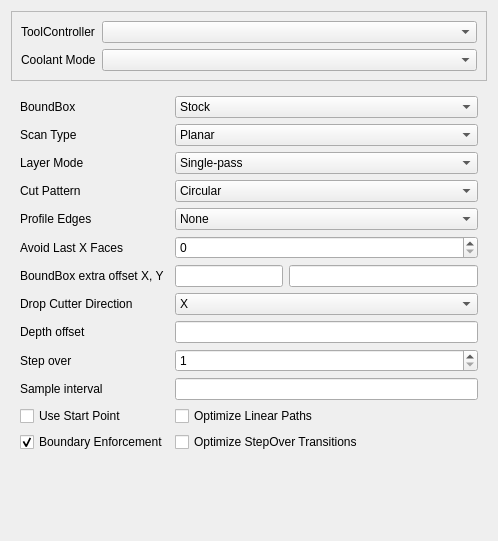
<?xml version="1.0" encoding="UTF-8"?>
<ui version="4.0">
 <class>Form</class>
 <widget class="QWidget" name="Form">
  <property name="geometry">
   <rect>
    <x>0</x>
    <y>0</y>
    <width>498</width>
    <height>541</height>
   </rect>
  </property>
  <property name="windowTitle">
   <string>Form</string>
  </property>
  <layout class="QGridLayout" name="gridLayout_2">
   <item row="0" column="0">
    <widget class="QFrame" name="frame_2">
     <property name="frameShape">
      <enum>QFrame::StyledPanel</enum>
     </property>
     <property name="frameShadow">
      <enum>QFrame::Raised</enum>
     </property>
     <layout class="QFormLayout" name="formLayout">
      <item row="0" column="0">
       <widget class="QLabel" name="toolController_label">
        <property name="text">
         <string>ToolController</string>
        </property>
       </widget>
      </item>
      <item row="0" column="1">
       <widget class="QComboBox" name="toolController">
        <property name="toolTip">
         <string notr="true">&lt;html&gt;&lt;head/&gt;&lt;body&gt;&lt;p&gt;The tool and its settings to be used for this operation.&lt;/p&gt;&lt;/body&gt;&lt;/html&gt;</string>
        </property>
       </widget>
      </item>
      <item row="1" column="0">
       <widget class="QLabel" name="coolantController_label">
        <property name="text">
         <string>Coolant Mode</string>
        </property>
       </widget>
      </item>
      <item row="1" column="1">
       <widget class="QComboBox" name="coolantController">
        <property name="toolTip">
         <string notr="true">&lt;html&gt;&lt;head/&gt;&lt;body&gt;&lt;p&gt;The tool and its settings to be used for this operation.&lt;/p&gt;&lt;/body&gt;&lt;/html&gt;</string>
        </property>
       </widget>
      </item>
     </layout>
    </widget>
   </item>
   <item row="1" column="0">
    <widget class="QWidget" name="widget" native="true">
     <layout class="QGridLayout" name="gridLayout">
      <item row="3" column="0">
       <widget class="QLabel" name="cutPattern_label">
        <property name="text">
         <string>Cut Pattern</string>
        </property>
       </widget>
      </item>
      <item row="12" column="0">
       <widget class="QLabel" name="sampleInterval_label">
        <property name="text">
         <string>Sample interval</string>
        </property>
       </widget>
      </item>
      <item row="6" column="1" colspan="2">
       <layout class="QHBoxLayout" name="horizontalLayout">
        <item>
         <widget class="Gui::InputField" name="boundBoxExtraOffsetX">
          <property name="sizePolicy">
           <sizepolicy hsizetype="Minimum" vsizetype="Preferred">
            <horstretch>0</horstretch>
            <verstretch>0</verstretch>
           </sizepolicy>
          </property>
          <property name="toolTip">
           <string>&lt;html&gt;&lt;head/&gt;&lt;body&gt;&lt;p&gt;Additional offset to the selected bounding box along the X axis.&quot;&lt;/p&gt;&lt;/body&gt;&lt;/html&gt;</string>
          </property>
          <property name="unit" stdset="0">
           <string notr="true">mm</string>
          </property>
         </widget>
        </item>
        <item>
         <widget class="Gui::InputField" name="boundBoxExtraOffsetY">
          <property name="toolTip">
           <string>&lt;html&gt;&lt;head/&gt;&lt;body&gt;&lt;p&gt;Additional offset to the selected bounding box along the Y axis.&quot;&lt;/p&gt;&lt;/body&gt;&lt;/html&gt;</string>
          </property>
          <property name="unit" stdset="0">
           <string notr="true">mm</string>
          </property>
         </widget>
        </item>
       </layout>
      </item>
      <item row="12" column="1" colspan="2">
       <widget class="Gui::InputField" name="sampleInterval">
        <property name="toolTip">
         <string>&lt;html&gt;&lt;head/&gt;&lt;body&gt;&lt;p&gt;Set the sampling resolution. Smaller values quickly increase processing time.&lt;/p&gt;&lt;/body&gt;&lt;/html&gt;</string>
        </property>
        <property name="unit" stdset="0">
         <string notr="true">mm</string>
        </property>
       </widget>
      </item>
      <item row="14" column="1">
       <widget class="QCheckBox" name="optimizeEnabled">
        <property name="toolTip">
         <string>&lt;html&gt;&lt;head/&gt;&lt;body&gt;&lt;p&gt;Enable optimization of linear paths (co-linear points). Removes unnecessary co-linear points from G-Code output.&lt;/p&gt;&lt;/body&gt;&lt;/html&gt;</string>
        </property>
        <property name="text">
         <string>Optimize Linear Paths</string>
        </property>
       </widget>
      </item>
      <item row="0" column="0">
       <widget class="QLabel" name="boundBoxSelect_label">
        <property name="text">
         <string>BoundBox</string>
        </property>
       </widget>
      </item>
      <item row="0" column="1" colspan="2">
       <widget class="QComboBox" name="boundBoxSelect">
        <property name="toolTip">
         <string notr="true">&lt;html&gt;&lt;head/&gt;&lt;body&gt;&lt;p&gt;Select the overall boundary for the operation.&lt;/p&gt;&lt;/body&gt;&lt;/html&gt;</string>
        </property>
        <item>
         <property name="text">
          <string>Stock</string>
         </property>
        </item>
        <item>
         <property name="text">
          <string>BaseBoundBox</string>
         </property>
        </item>
       </widget>
      </item>
      <item row="15" column="1">
       <widget class="QCheckBox" name="optimizeStepOverTransitions">
        <property name="toolTip">
         <string>&lt;html&gt;&lt;head/&gt;&lt;body&gt;&lt;p&gt;Enable separate optimization of transitions between, and breaks within, each step over path.&lt;/p&gt;&lt;/body&gt;&lt;/html&gt;</string>
        </property>
        <property name="text">
         <string>Optimize StepOver Transitions</string>
        </property>
       </widget>
      </item>
      <item row="4" column="1" colspan="2">
       <widget class="QComboBox" name="profileEdges">
        <property name="toolTip">
         <string notr="true">&lt;html&gt;&lt;head/&gt;&lt;body&gt;&lt;p&gt;Profile the edges of the selection.&lt;/p&gt;&lt;/body&gt;&lt;/html&gt;</string>
        </property>
        <item>
         <property name="text">
          <string>None</string>
         </property>
        </item>
        <item>
         <property name="text">
          <string>Only</string>
         </property>
        </item>
        <item>
         <property name="text">
          <string>First</string>
         </property>
        </item>
        <item>
         <property name="text">
          <string>Last</string>
         </property>
        </item>
       </widget>
      </item>
      <item row="10" column="0">
       <widget class="QLabel" name="stepOver_label">
        <property name="text">
         <string>Step over</string>
        </property>
       </widget>
      </item>
      <item row="3" column="1" colspan="2">
       <widget class="QComboBox" name="cutPattern">
        <property name="toolTip">
         <string notr="true">&lt;html&gt;&lt;head/&gt;&lt;body&gt;&lt;p&gt;Set the geometric clearing pattern to use for the operation.&lt;/p&gt;&lt;/body&gt;&lt;/html&gt;</string>
        </property>
        <item>
         <property name="text">
          <string>Circular</string>
         </property>
        </item>
        <item>
         <property name="text">
          <string>CircularZigZag</string>
         </property>
        </item>
        <item>
         <property name="text">
          <string>Line</string>
         </property>
        </item>
        <item>
         <property name="text">
          <string>Offset</string>
         </property>
        </item>
        <item>
         <property name="text">
          <string>Spiral</string>
         </property>
        </item>
        <item>
         <property name="text">
          <string>ZigZag</string>
         </property>
        </item>
       </widget>
      </item>
      <item row="1" column="1" colspan="2">
       <widget class="QComboBox" name="scanType">
        <property name="toolTip">
         <string notr="true">&lt;html&gt;&lt;head/&gt;&lt;body&gt;&lt;p&gt;Planar: Flat, 3D surface scan.  Rotational: 4th-axis rotational scan.&lt;/p&gt;&lt;/body&gt;&lt;/html&gt;</string>
        </property>
        <item>
         <property name="text">
          <string>Planar</string>
         </property>
        </item>
        <item>
         <property name="text">
          <string>Rotational</string>
         </property>
        </item>
       </widget>
      </item>
      <item row="6" column="0">
       <widget class="QLabel" name="boundBoxExtraOffset_label">
        <property name="text">
         <string>BoundBox extra offset X, Y</string>
        </property>
       </widget>
      </item>
      <item row="9" column="0">
       <widget class="QLabel" name="depthOffset_label">
        <property name="text">
         <string>Depth offset</string>
        </property>
       </widget>
      </item>
      <item row="2" column="1" colspan="2">
       <widget class="QComboBox" name="layerMode">
        <property name="toolTip">
         <string notr="true">&lt;html&gt;&lt;head/&gt;&lt;body&gt;&lt;p&gt;Complete the operation in a single pass at depth, or mulitiple passes to final depth.&lt;/p&gt;&lt;/body&gt;&lt;/html&gt;</string>
        </property>
        <item>
         <property name="text">
          <string>Single-pass</string>
         </property>
        </item>
        <item>
         <property name="text">
          <string>Multi-pass</string>
         </property>
        </item>
       </widget>
      </item>
      <item row="2" column="0">
       <widget class="QLabel" name="layerMode_label">
        <property name="text">
         <string>Layer Mode</string>
        </property>
       </widget>
      </item>
      <item row="1" column="0">
       <widget class="QLabel" name="scanType_label">
        <property name="text">
         <string>Scan Type</string>
        </property>
       </widget>
      </item>
      <item row="8" column="1" colspan="2">
       <widget class="QComboBox" name="dropCutterDirSelect">
        <property name="toolTip">
         <string notr="true">&lt;html&gt;&lt;head/&gt;&lt;body&gt;&lt;p&gt;Dropcutter lines are created parallel to this axis.&lt;/p&gt;&lt;/body&gt;&lt;/html&gt;</string>
        </property>
        <item>
         <property name="text">
          <string>X</string>
         </property>
        </item>
        <item>
         <property name="text">
          <string>Y</string>
         </property>
        </item>
       </widget>
      </item>
      <item row="9" column="1" colspan="2">
       <widget class="Gui::InputField" name="depthOffset">
        <property name="toolTip">
         <string>&lt;html&gt;&lt;head/&gt;&lt;body&gt;&lt;p&gt;Set the Z-axis depth offset from the target surface.&lt;/p&gt;&lt;/body&gt;&lt;/html&gt;</string>
        </property>
        <property name="unit" stdset="0">
         <string notr="true">mm</string>
        </property>
       </widget>
      </item>
      <item row="8" column="0">
       <widget class="QLabel" name="dropCutterDirSelect_label">
        <property name="text">
         <string>Drop Cutter Direction</string>
        </property>
       </widget>
      </item>
      <item row="14" column="0">
       <widget class="QCheckBox" name="useStartPoint">
        <property name="toolTip">
         <string>&lt;html&gt;&lt;head/&gt;&lt;body&gt;&lt;p&gt;Make True, if specifying a Start Point&lt;/p&gt;&lt;/body&gt;&lt;/html&gt;</string>
        </property>
        <property name="text">
         <string>Use Start Point</string>
        </property>
       </widget>
      </item>
      <item row="5" column="1" colspan="2">
       <widget class="QSpinBox" name="avoidLastX_Faces">
        <property name="toolTip">
         <string>&lt;html&gt;&lt;head/&gt;&lt;body&gt;&lt;p&gt;Avoid cutting the last 'N' faces in the Base Geometry list of selected faces.&lt;/p&gt;&lt;/body&gt;&lt;/html&gt;</string>
        </property>
       </widget>
      </item>
      <item row="4" column="0">
       <widget class="QLabel" name="profileEdges_label">
        <property name="text">
         <string>Profile Edges</string>
        </property>
       </widget>
      </item>
      <item row="5" column="0">
       <widget class="QLabel" name="avoidLastX_Faces_label">
        <property name="text">
         <string>Avoid Last X Faces</string>
        </property>
       </widget>
      </item>
      <item row="10" column="1" colspan="2">
       <widget class="QSpinBox" name="stepOver">
        <property name="toolTip">
         <string>&lt;html&gt;&lt;head/&gt;&lt;body&gt;&lt;p&gt;The amount by which the tool is laterally displaced on each cycle of the pattern, specified in percent of the tool diameter.&lt;/p&gt;&lt;p&gt;A step over of 100% results in no overlap between two different cycles.&lt;/p&gt;&lt;/body&gt;&lt;/html&gt;</string>
        </property>
        <property name="minimum">
         <number>1</number>
        </property>
        <property name="maximum">
         <number>100</number>
        </property>
       </widget>
      </item>
      <item row="15" column="0">
       <widget class="QCheckBox" name="boundaryEnforcement">
        <property name="toolTip">
         <string>&lt;html&gt;&lt;head/&gt;&lt;body&gt;&lt;p&gt;If true, the cutter will remain inside the boundaries of the model or selected face(s)&lt;/p&gt;&lt;/body&gt;&lt;/html&gt;</string>
        </property>
        <property name="text">
         <string>Boundary Enforcement</string>
        </property>
        <property name="checked">
         <bool>true</bool>
        </property>
       </widget>
      </item>
     </layout>
    </widget>
   </item>
   <item row="2" column="0">
    <spacer name="verticalSpacer">
     <property name="orientation">
      <enum>Qt::Vertical</enum>
     </property>
     <property name="sizeHint" stdset="0">
      <size>
       <width>20</width>
       <height>40</height>
      </size>
     </property>
    </spacer>
   </item>
  </layout>
 </widget>
 <customwidgets>
  <customwidget>
   <class>Gui::InputField</class>
   <extends>QLineEdit</extends>
   <header>Gui/InputField.h</header>
  </customwidget>
 </customwidgets>
 <resources/>
 <connections/>
</ui>
